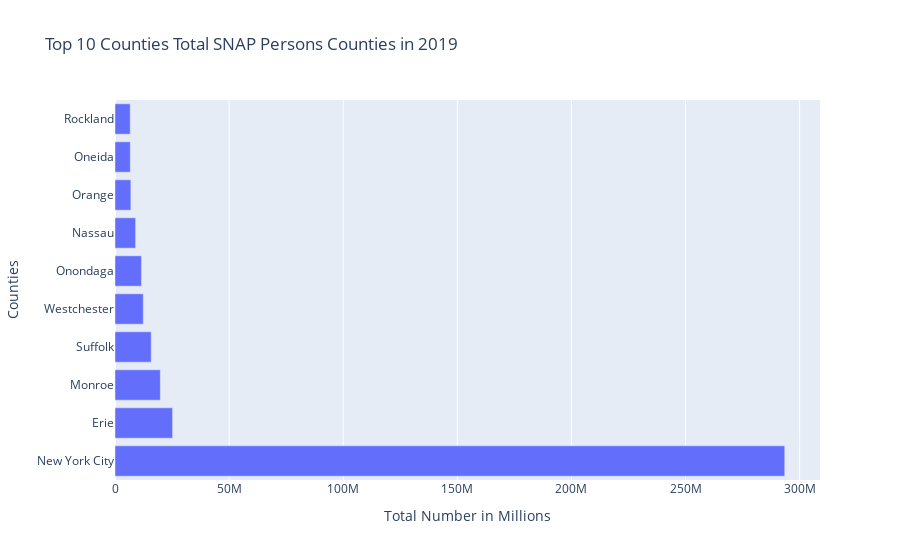

Notebook code for this chart:
### Code cell
df = SNAP_BY_Area

fig = go.Figure(go.Bar(
            x= df['Total SNAP Persons'],
            y= df.District,
            orientation='h'))
fig.update_layout(title_text='Top 10 Counties Total SNAP Persons Counties in 2019',
                   yaxis_title="Counties", xaxis_title="Total Number in Millions",
)

fig.show()

### Figure 1 — Plotly figure (JSON) as saved in the notebook; plotly's stock layout.template omitted (floating-point values rounded to 4 significant figures)
{"data": [{"orientation": "h", "type": "bar", "x": [293476455, 25239602, 19852521, 15876632, 12382034, 11599643, 9035019, 6946590, 6699278, 6672471], "y": ["New York City", "Erie", "Monroe", "Suffolk", "Westchester", "Onondaga", "Nassau", "Orange", "Oneida", "Rockland"]}], "layout": {"title": {"text": "Top 10 Counties Total SNAP Persons Counties in 2019"}, "xaxis": {"title": {"text": "Total Number in Millions"}}, "yaxis": {"title": {"text": "Counties"}}}}
